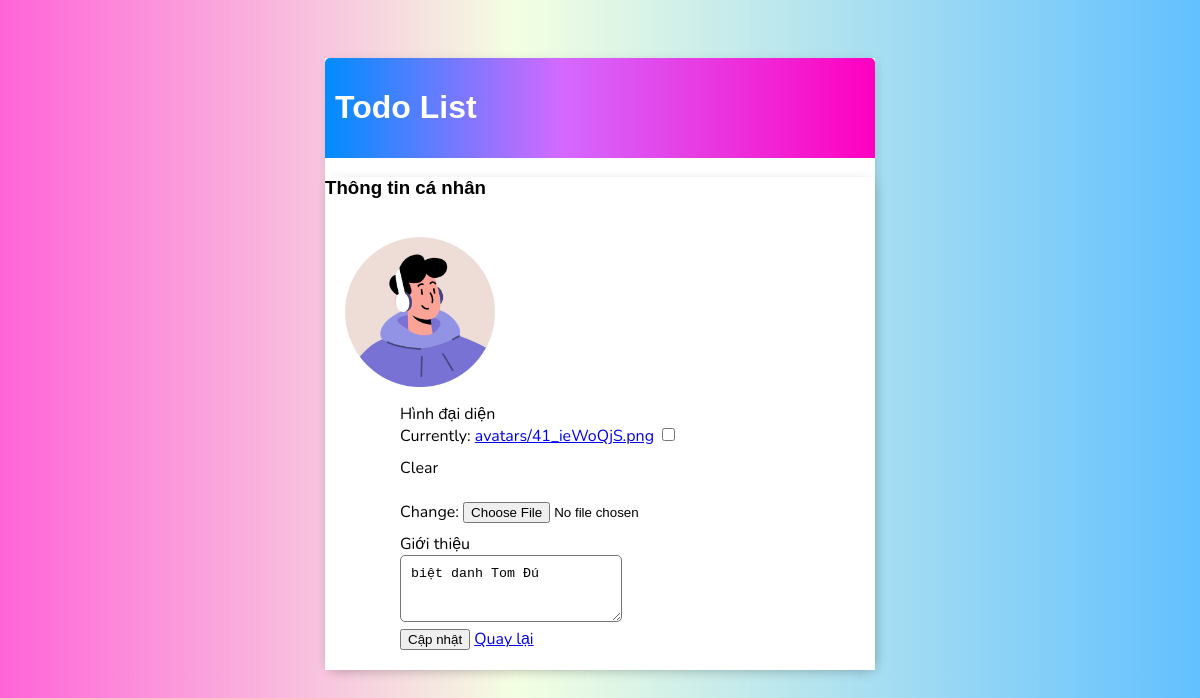
/profile/ (signed in), run on the app's committed database.
### blog/models.py (models this page shows, shortened)
class UserProfile(models.Model):
    user = models.OneToOneField(User, on_delete=models.CASCADE)
    is_blocked = models.BooleanField(default=False)
    avatar = models.ImageField(upload_to='avatars/', null=True, blank=True)
    bio = models.TextField(max_length=500, blank=True)

### blog/views.py (the view)
# urls.py: path('profile/', profile_view, name='profile'),
@login_required
def profile_view(request):
    profile = UserProfile.objects.get_or_create(user=request.user)[0]
    if request.method == 'POST':
        form = UserProfileForm(request.POST, request.FILES, instance=profile)
        if form.is_valid():
            form.save()
            messages.success(request, 'Cập nhật thông tin thành công!')
            return redirect('profile')
    else:
        form = UserProfileForm(instance=profile)
    return render(request, 'blog/profile.html', {
        'form': form,
        'profile': profile
    })

### blog/forms.py
class UserProfileForm(forms.ModelForm):
    class Meta:
        model = UserProfile
        fields = ['avatar', 'bio']
        widgets = {
            'bio': forms.Textarea(attrs={'rows': 3}),
        }
        labels = {
            'avatar': 'Hình đại diện',
            'bio': 'Giới thiệu',
        }

### blog/views.py (called while the page is built)
    def __call__(self, request):
        if request.user.is_authenticated:
            try:
                profile = UserProfile.objects.get(user=request.user)
                if profile.is_blocked:
                    logout(request)
                    messages.error(request, "Tài khoản của bạn đã bị khóa.")
                    return redirect('login')
            except UserProfile.DoesNotExist:
                pass
        return self.get_response(request)

### blog/templates/blog/profile.html (shortened to what this page needs)
{% extends 'blog/main.html' %}
{% block content %}
<div class="container mt-4">
    <div class="row justify-content-center">
        <div class="col-md-8">
            <div class="card">
                <div class="card-header">
                    <h3 class="text-center">Thông tin cá nhân</h3>
                </div>
                <div class="card-body">
                    <div class="text-center mb-4">
                        {% if profile.avatar %}
                            <img src="{{ profile.avatar.url }}" alt="Avatar" class="rounded-circle" style="width: 150px; height: 150px; object-fit: cover;">
                        {% else %}
                            <img src="/static/images/default-avatar.png" alt="Default Avatar" class="rounded-circle" style="width: 150px; height: 150px; object-fit: cover;">
                        {% endif %}
                    </div>
                    <form method="POST" enctype="multipart/form-data">
                        <div class="form-group mb-3">
                            <label for="{{ form.avatar.id_for_label }}" class="form-label">{{ form.avatar.label }}</label>
                            {{ form.avatar }}
                        </div>
                        <div class="form-group mb-3">
                            <label for="{{ form.bio.id_for_label }}" class="form-label">{{ form.bio.label }}</label>
                            {{ form.bio }}
                        </div>
                        <div class="text-center">
                            <button type="submit" class="btn btn-primary">Cập nhật</button>
                            <a href="{% url 'task' %}" class="btn btn-secondary">Quay lại</a>
                        </div>
                    </form>
                </div>
            </div>
        </div>
    </div>
</div>
{% endblock content %}

### blog/templates/blog/main.html (shortened to what this page needs)
<!DOCTYPE html>
<html lang="en">
<head>
</head>
<body>
    <div class="container">
        <div class="header-bar">
            <h1>Todo List</h1>
        </div>
        {% block content %}
        {% endblock content %}
    </div>
</body>
</html>

### blog/templates/blog/main.html (style rules this page uses)
body { background: linear-gradient(90deg, #ff00bf9b 0%, #c6ff6932 43%, #0099ff9d 100%); font-family: 'Nunito', sans-serif; padding-top: 50px; }
.container { max-width: 550px; margin: auto; background-color: #fff; -webkit-box-shadow: 2px 2px 13px -4px rgba(0, 0, 0, 0.21); box-shadow: 2px 2px 13px -4px rgba(0, 0, 0, 0.21); }
.header-bar { display: flex; justify-content: space-between; color: #fff; padding: 10px; border-radius: 5px 5px 0 0; background: linear-gradient(90deg, #008cff 0%, #d469ff 43%, #ff00bf 100%); }
h1, h2, h3, h4, h5, h6 { font-family: 'Raleway', sans-serif; }
input[type=text], input[type=password], textarea { border: 1px solid #757575; border-radius: 5px; padding: 10px; width: 50%; }
label { padding-top: 10px !important; display: block; }
::placeholder { font-weight: 300; opacity: 0.5; }
.card-body { padding: 20px; }
form { max-width: 400px; margin: 0 auto; }

### data on the page
UserProfile: avatar (picture), bio "biệt danh Tom Đú"
